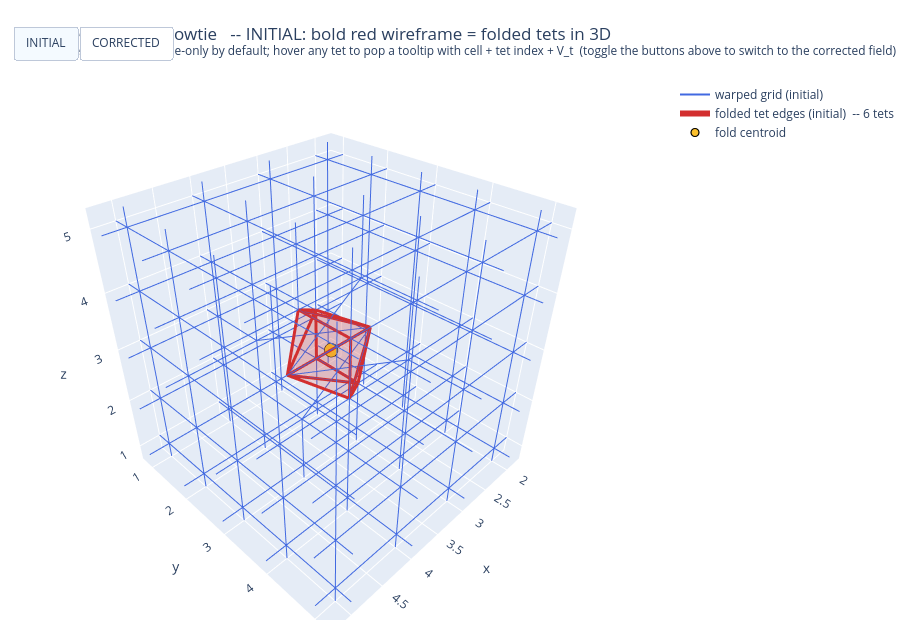
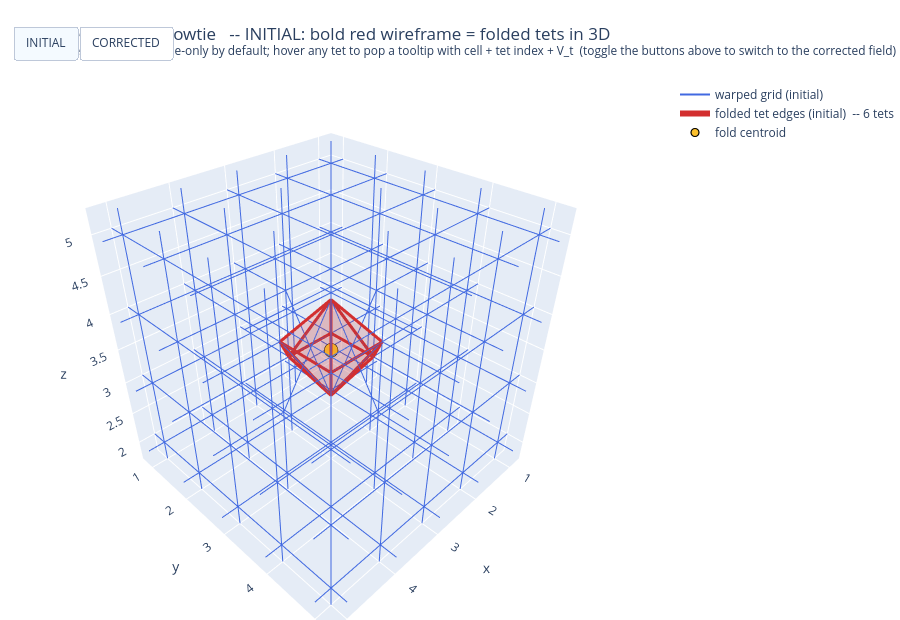
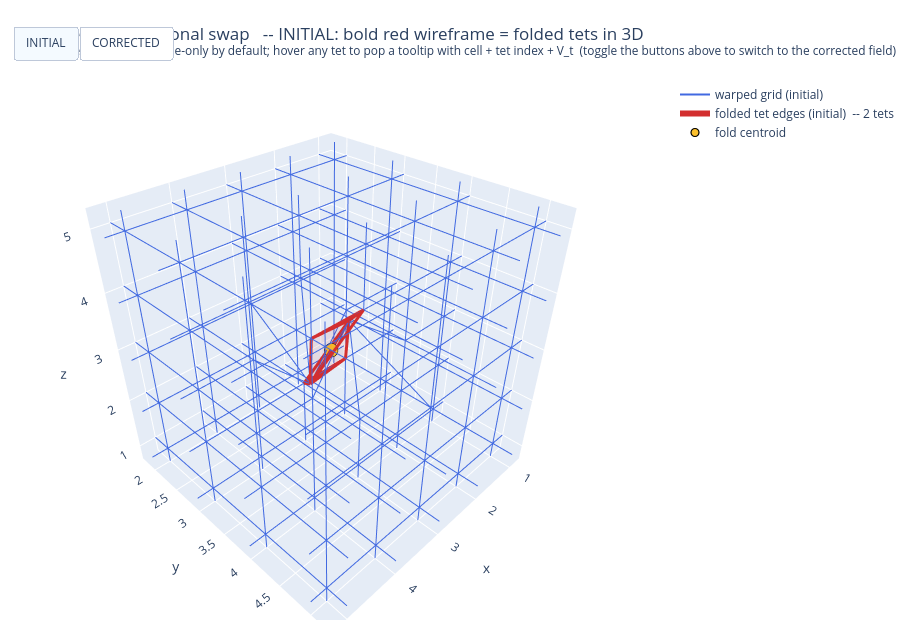

Notebook code cell kept with these figures, in order:
### Markdown cell above
### Interactive 3D inspection — wireframe folded-tet outlines

Each test case loads as a plotly scene where:

- **Royal-blue lines** = warped voxel grid (every edge along x, y, z), the spatial reference.
- **Bold red edges** (initial view) = the wireframe outline of every tet currently flipped (`V_t \u2264 0`). The thickness highlights the fold geometry directly — no fill, just the polyhedron outline.
- **Bold green edges** (corrected view, after toggling) = the wireframe of those *same* originally-folded tets, drawn at the corrected positions. In 3D every one now has `V_t \u2265 \u03c4`.
- **Yellow dot** = centroid of the originally-folded 3D cells.

Tets render as **wireframe-only by default** — no fill colour. Each tet does carry a near-invisible `Mesh3d` at opacity 0.05 *purely for hover detection*. **Hover any tet** to pop a tooltip with `cell index, tet index, V_t signed volume, status (FOLDED / thin / OK)`. The tooltip is the "highlight on mouseover" path; the visual itself stays wireframe.

Toggle buttons swap between INITIAL and CORRECTED on the same camera. Drag to rotate, scroll to zoom, shift-drag to pan. View is auto-zoomed to the fold bbox + 1-cell padding.

### Code cell
def _grid_lines_xyz(corners, axis):
    D, H, W = corners.shape[:3]
    xs, ys, zs = [], [], []
    if axis == 0:
        for y in range(H):
            for x in range(W):
                xs.extend(corners[:, y, x, 0]); xs.append(np.nan)
                ys.extend(corners[:, y, x, 1]); ys.append(np.nan)
                zs.extend(corners[:, y, x, 2]); zs.append(np.nan)
    elif axis == 1:
        for z in range(D):
            for x in range(W):
                xs.extend(corners[z, :, x, 0]); xs.append(np.nan)
                ys.extend(corners[z, :, x, 1]); ys.append(np.nan)
                zs.extend(corners[z, :, x, 2]); zs.append(np.nan)
    else:
        for z in range(D):
            for y in range(H):
                xs.extend(corners[z, y, :, 0]); xs.append(np.nan)
                ys.extend(corners[z, y, :, 1]); ys.append(np.nan)
                zs.extend(corners[z, y, :, 2]); zs.append(np.nan)
    return xs, ys, zs


# Six edges of a tet, in (i, j) index pairs into a 4-vertex array.
_TET_EDGES = [(0, 1), (0, 2), (0, 3), (1, 2), (1, 3), (2, 3)]


def _tet_wireframe_trace(phi, fold_indices, color, name='folded tet edges',
                          visible=True, lw=6):
    """One bold-wireframe Scatter3d trace covering every folded tet's 6 edges,
    NaN-separated. This is the primary visual signal -- the user reads
    these highlighted edges as the fold outline."""
    corners = warp_corners(phi)
    xs, ys, zs = [], [], []
    for (ti, cz, cy, cx) in fold_indices:
        inds = TET_INDICES[ti]
        pts = []
        for vi in inds:
            cv = CUBE_CORNERS[vi]
            pts.append(corners[cz + cv[0], cy + cv[1], cx + cv[2]])
        pts = np.array(pts, dtype=float)
        for ia, ib in _TET_EDGES:
            xs += [pts[ia, 0], pts[ib, 0], np.nan]
            ys += [pts[ia, 1], pts[ib, 1], np.nan]
            zs += [pts[ia, 2], pts[ib, 2], np.nan]
    return go.Scatter3d(
        x=xs, y=ys, z=zs, mode='lines',
        line=dict(color=color, width=lw),
        name=name, visible=visible,
        hoverinfo='skip',
    )


def _tet_hover_meshes(phi, fold_indices, color, visible=True, name_prefix='tet'):
    """Per-tet Mesh3d at near-zero opacity (0.05) -- effectively invisible
    so the visual reads as wireframe-only, but plotly still routes hover
    events to the mesh and pops a tooltip with cell + tet + volume info.
    """
    corners = warp_corners(phi)
    V = tet_signed_volumes(phi)
    traces = []
    for (ti, cz, cy, cx) in fold_indices:
        inds = TET_INDICES[ti]
        pts = []
        for vi in inds:
            cv = CUBE_CORNERS[vi]
            pts.append(corners[cz + cv[0], cy + cv[1], cx + cv[2]])
        pts = np.array(pts, dtype=float)
        v_now = float(V[ti, cz, cy, cx])
        sign_marker = 'FOLDED' if v_now <= 0 else ('thin' if v_now < THRESHOLD else 'OK')
        traces.append(go.Mesh3d(
            x=pts[:, 0], y=pts[:, 1], z=pts[:, 2],
            i=[0, 0, 0, 1], j=[1, 1, 2, 2], k=[2, 3, 3, 3],
            color=color,
            opacity=0.05,           # near-invisible; needed only for hover
            flatshading=True,
            name=name_prefix + f' (cz={cz}, cy={cy}, cx={cx}) T{ti}',
            hovertemplate=(
                f'<b>cell ({cz}, {cy}, {cx})  T{ti}</b><br>'
                f'V_t = {v_now:+.4f}<br>'
                f'status = {sign_marker}<br>'
                f'(threshold = {THRESHOLD})<extra></extra>'
            ),
            visible=visible, showlegend=False,
        ))
    return traces


def make_interactive_figure(name, phi_init, phi_corr, target_pad=1):
    """Wireframe-default interactive plotly. Folded tets show as bold
    coloured edges; ghost meshes underneath drive hover info."""
    V_init = tet_signed_volumes(phi_init)
    fold_indices = [tuple(ix) for ix in np.argwhere(V_init <= 0)]
    cell_fold_mask = (V_init.min(axis=0) <= 0)

    fig = go.Figure()

    # --- INITIAL state ----------------------------------------------------
    init_traces = []
    corners_i = warp_corners(phi_init)
    for ax_i in range(3):
        xs, ys, zs = _grid_lines_xyz(corners_i, ax_i)
        init_traces.append(go.Scatter3d(
            x=xs, y=ys, z=zs, mode='lines',
            line=dict(color='royalblue', width=2),
            name='warped grid (initial)',
            showlegend=(ax_i == 0),
            visible=True, hoverinfo='skip',
        ))
    init_traces.append(_tet_wireframe_trace(
        phi_init, fold_indices, '#d32f2f',
        name='folded tet edges (initial)  -- ' + str(len(fold_indices)) + ' tets',
        visible=True, lw=6))
    init_meshes = _tet_hover_meshes(phi_init, fold_indices, '#d32f2f',
                                     visible=True, name_prefix='folded tet (initial)')
    init_traces.extend(init_meshes)

    # --- CORRECTED state --------------------------------------------------
    corr_traces = []
    corners_c = warp_corners(phi_corr)
    for ax_i in range(3):
        xs, ys, zs = _grid_lines_xyz(corners_c, ax_i)
        corr_traces.append(go.Scatter3d(
            x=xs, y=ys, z=zs, mode='lines',
            line=dict(color='royalblue', width=2),
            name='warped grid (corrected)',
            showlegend=(ax_i == 0),
            visible=False, hoverinfo='skip',
        ))
    corr_traces.append(_tet_wireframe_trace(
        phi_corr, fold_indices, '#1b8a3a',
        name='originally-folded tet edges (now valid)  -- '
             + str(len(fold_indices)) + ' tets',
        visible=False, lw=6))
    corr_meshes = _tet_hover_meshes(phi_corr, fold_indices, '#1b8a3a',
                                     visible=False,
                                     name_prefix='originally-folded (now valid)')
    corr_traces.extend(corr_meshes)

    centroid_traces = []
    if cell_fold_mask.any():
        cells = np.argwhere(cell_fold_mask)
        cz_c, cy_c, cx_c = cells.mean(axis=0)
        centroid_traces.append(go.Scatter3d(
            x=[cx_c + 0.5], y=[cy_c + 0.5], z=[cz_c + 0.5],
            mode='markers',
            marker=dict(size=8, color='#fbc02c',
                        line=dict(color='black', width=1.2)),
            name='fold centroid', visible=True, hoverinfo='name',
        ))

    fig.add_traces(init_traces + corr_traces + centroid_traces)

    n_init = len(init_traces)
    n_corr = len(corr_traces)
    n_cent = len(centroid_traces)
    vis_init = [True] * n_init + [False] * n_corr + [True] * n_cent
    vis_corr = [False] * n_init + [True] * n_corr + [True] * n_cent

    # Auto-zoom to the fold bbox.
    D, H, W = phi_init.shape[1:]
    if cell_fold_mask.any():
        cells = np.argwhere(cell_fold_mask)
        zlo, ylo, xlo = cells.min(axis=0)
        zhi, yhi, xhi = cells.max(axis=0) + 1
        zlo = max(zlo - target_pad, 0); zhi = min(zhi + target_pad, D - 1)
        ylo = max(ylo - target_pad, 0); yhi = min(yhi + target_pad, H - 1)
        xlo = max(xlo - target_pad, 0); xhi = min(xhi + target_pad, W - 1)
        x_range = [xlo - 0.3, xhi + 0.3]
        y_range = [ylo - 0.3, yhi + 0.3]
        z_range = [zlo - 0.3, zhi + 0.3]
    else:
        x_range = [0, W - 1]; y_range = [0, H - 1]; z_range = [0, D - 1]

    fig.update_layout(
        title=name +
              '   -- INITIAL: bold red wireframe = folded tets in 3D<br>'
              '<sup>tets render as wireframe-only by default; hover any tet '
              'to pop a tooltip with cell + tet index + V_t  '
              '(toggle the buttons above to switch to the corrected field)</sup>',
        scene=dict(
            xaxis=dict(title='x', range=x_range),
            yaxis=dict(title='y', range=y_range),
            zaxis=dict(title='z', range=z_range),
            aspectmode='cube',
        ),
        updatemenus=[dict(
            type='buttons', direction='right',
            x=0.02, y=1.10, xanchor='left', yanchor='top',
            buttons=[
                dict(label='INITIAL',  method='update',
                     args=[{'visible': vis_init},
                           {'title': name +
                            '   -- INITIAL  (bold red = folded tet edges)'}]),
                dict(label='CORRECTED', method='update',
                     args=[{'visible': vis_corr},
                           {'title': name +
                            '   -- S-TET CORRECTED  '
                            '(bold green = originally-folded tet edges, now valid in 3D)'}]),
            ],
            active=0,
        )],
        height=620,
        margin=dict(l=0, r=0, b=0, t=80),
    )
    return fig


for name, phi in CASES:
    phi_corr = slsqp_results[name]['tet']['phi']
    fig = make_interactive_figure(name, phi, phi_corr)
    fig.show()
